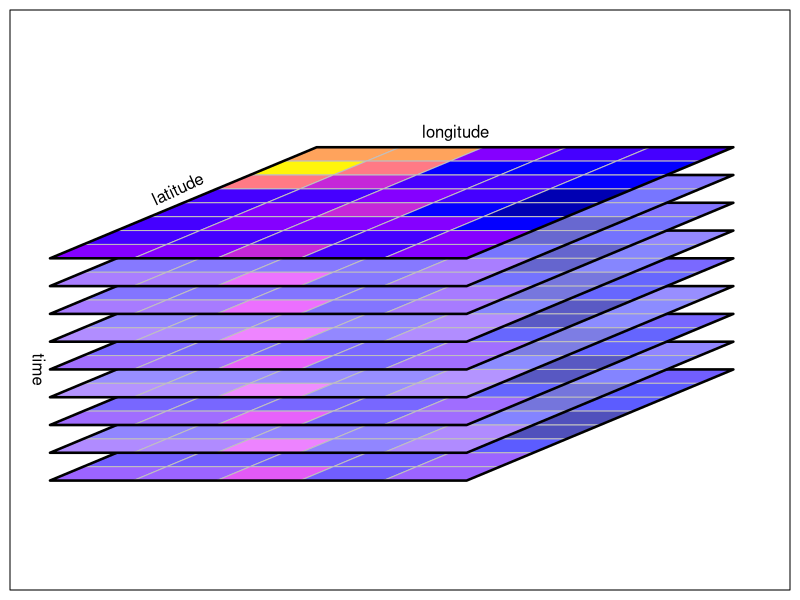
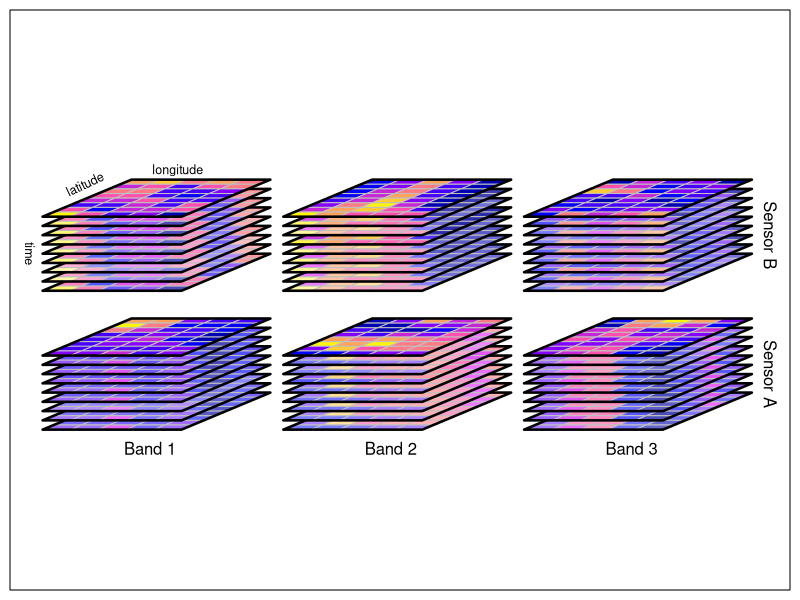
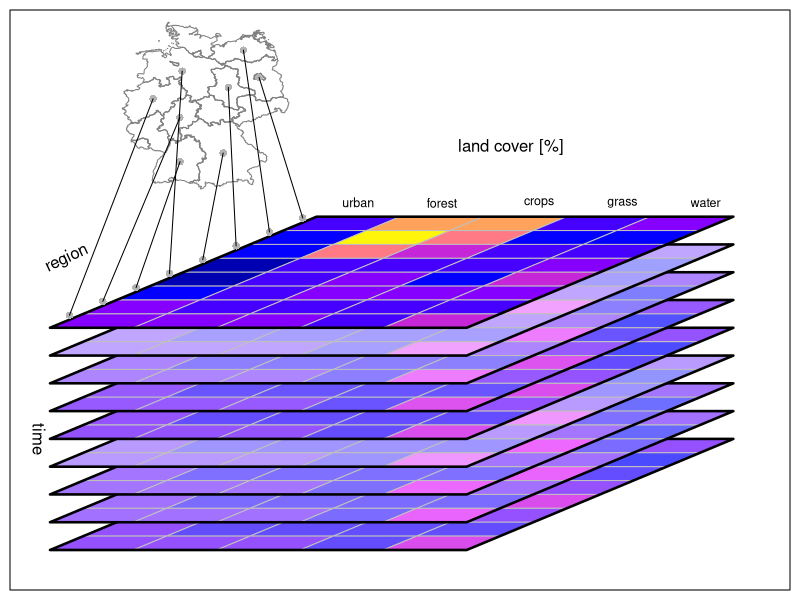
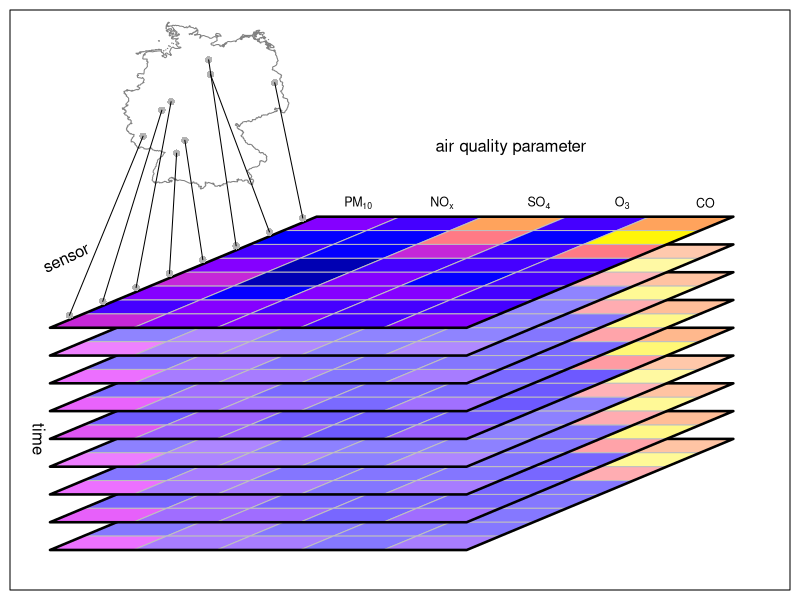

R code for these plots, in order:
set.seed(1331)
library(stars)
library(colorspace)
tif = system.file("tif/L7_ETMs.tif", package = "stars")
r = read_stars(tif)

nrow = 5
ncol = 8
#m = matrix(runif(nrow * ncol), nrow = nrow, ncol = ncol)
m = r[[1]][1:nrow,1:ncol,1]
dim(m) = c(x = nrow, y = ncol) # named dim
s = st_as_stars(m)
# s
attr(s, "dimensions")[[1]]$delta = 3 
attr(s, "dimensions")[[2]]$delta = -.5
attr(attr(s, "dimensions"), "raster")$affine = c(-1.2, 0.0)

plt = function(x, yoffset = 0, add, li = TRUE) {
	attr(x, "dimensions")[[2]]$offset = attr(x, "dimensions")[[2]]$offset + yoffset 
	l = st_as_sf(x, as_points = FALSE)
	pal = sf.colors(10)
	if (li)
		pal = lighten(pal, 0.3 + rnorm(1, 0, 0.1))
	if (! add)
		plot(l, axes = FALSE, breaks = "equal", pal = pal, reset = FALSE, border = grey(.75), key.pos = NULL, main = NULL, xlab = "time")
	else
		plot(l, axes = TRUE, breaks = "equal", pal = pal, add = TRUE, border = grey(.75))
	u = st_union(l)
	print(u)
	plot(st_geometry(u), add = TRUE, col = NA, border = 'black', lwd = 2.5)
}

pl = function(s, x, y, add = TRUE, randomize = FALSE) {
  attr(s, "dimensions")[[1]]$offset = x
  attr(s, "dimensions")[[2]]$offset = y
  m = r[[1]][y + 1:nrow,x + 1:ncol,1]
  if (randomize)
  	m = m[sample(y + 1:nrow),x + 1:ncol]
  dim(m) = c(x = nrow, y = ncol) # named dim
  s[[1]] = m
  plt(s, 0, add)
  plt(s, 1, TRUE)
  plt(s, 2, TRUE)
  plt(s, 3, TRUE)
  plt(s, 4, TRUE)
  plt(s, 5, TRUE)
  plt(s, 6, TRUE)
  plt(s, 7, TRUE)
  plt(s, 8, TRUE, FALSE)
}

png("cube1.png", width = 1000, height = 600, pointsize = 24)
plot.new()
par(mar = rep(0.5,4))
plot.window(xlim = c(-10,16), ylim = c(-5,10), asp=1)
pl(s, 0, 0)
box()
text(-10, 0, "time", srt = -90, col = 'black')
text(-5,  6.5, "latitude", srt = 25, col = 'black')
text( 5,  8.5, "longitude", srt = 0, col = 'black')

png("cube2.png", 1000, 600, pointsize = 18)
plot.new()
par(mar = rep(0.5,4))
plot.window(xlim = c(-10,68), ylim = c(-5,25), asp=1)
par(mar = rep(0.5,4))
pl(s, 0, 0, TRUE)
pl(s, 0,15)
pl(s,26, 0)
pl(s,26,15)
pl(s,52,0)
pl(s,52,15)
box()
text(69, 2, "Sensor A", srt = -90, col = 'black')
text(69, 17, "Sensor B", srt = -90, col = 'black')
text(2, -6, "Band 1", srt = 0, col = 'black')
text(28, -6, "Band 2", srt = 0, col = 'black')
text(54, -6, "Band 3", srt = 0, col = 'black')

text(-11, 15, "time", srt = -90, col = 'black', cex = .75)
text(-5,  22.5, "latitude", srt = 25, col = 'black', cex = .75)
text( 5,  24, "longitude", srt = 0, col = 'black', cex = .75)

png("cube3.png", 1000, 800, pointsize = 24)
# area vector data cube
## 
plot.new()
par(mar = rep(0.5,4))
plot.window(xlim = c(-10,16), ylim = c(0,10), asp = 1)
library(spacetime)
data(air)
de = st_geometry(st_normalize(st_as_sf(DE_NUTS1)))
# 
pl(s, 0, 0, TRUE, randomize = TRUE)
de = de * 6 + c(-7, 9)
plot(de, add = TRUE, border = grey(.5))
box()
text(-10, 0, "time", srt = -90, col = 'black')
text(-9,  6.5, "region", srt = 25, col = 'black')
text( 7,  10.5, "land cover [%]", srt = 0, col = 'black')
text( 1.5,  8.5, "urban", col = 'black', cex = .75)
text( 4.5,  8.5, "forest", col = 'black', cex = .75)
text( 8,  8.5,   "crops", col = 'black', cex = .75)
text( 11,  8.5,  "grass", col = 'black', cex = .75)
text( 14,  8.5,  "water", col = 'black', cex = .75)
# location points:
p = st_coordinates(s[,1])
p[,1] = p[,1]-1.4
p[,2] = p[,2] + 8.2
points(p, col = grey(.7), pch = 16)
# centroids:
a = st_area(de)
cent = st_coordinates(st_centroid(de))[rev(order(a)),][1:8,] # largest 8
points(cent, col = grey(.7), pch = 16)
cent = cent[rev(order(cent[,1])),]
seg = cbind(p, cent[1:8,])
segments(seg[,1], seg[,2], seg[,3], seg[,4])


png("cube4.png", 1000, 800, pointsize = 24)
# point vector data cube
## 
plot.new()
par(mar = rep(0.5,4))
plot.window(xlim = c(-10,16), ylim = c(0,10), asp = 1)
library(spacetime)
data(air)
de = st_geometry(st_normalize(st_as_sf(DE)))
# 
pl(s, 0, 0, TRUE, randomize = TRUE)
de = de * 6 + c(-7, 9)
plot(de, add = TRUE, border = grey(.5))
box()
text(-10, 0, "time", srt = -90, col = 'black')
text(-9,  6.5, "sensor", srt = 25, col = 'black')
text( 7,  10.5, "air quality parameter", srt = 0, col = 'black')
text( 1.5,  8.5, expression(PM[10]), col = 'black', cex = .75)
text( 4.5,  8.5, expression(NO[x]), col = 'black', cex = .75)
text( 8,  8.5, expression(SO[4]), col = 'black', cex = .75)
text( 11,  8.5, expression(O[3]), col = 'black', cex = .75)
text( 14,  8.5, expression(CO), col = 'black', cex = .75)
# location points:
p = st_coordinates(s[,1])
p[,1] = p[,1]-1.4
p[,2] = p[,2] + 8.2
points(p, col = grey(.7), pch = 16)
# centroids:
set.seed(131)
cent = st_coordinates(st_sample(de, 8))
points(cent, col = grey(.7), pch = 16)
cent = cent[rev(order(cent[,1])),]
seg = cbind(p, cent[1:8,])
segments(seg[,1], seg[,2], seg[,3], seg[,4])
